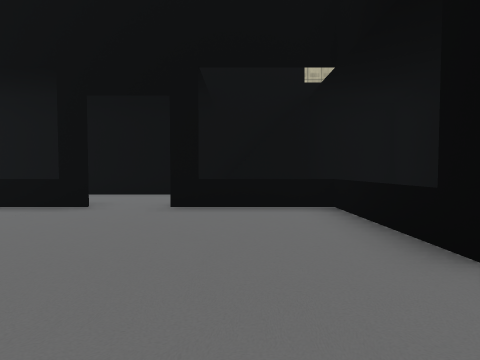
[1] (above)

24 first-person views from a walk through a 3-D level made in the Unity game engine. The camera is 1.3 m above the floor, tilts 2° down and sees 85° across. The floor is counted in squares, 2 m on a side. Each view is taken from the middle of a square. On the plan, view 1 faces up. The plan holds only what a view shows up to about 9 squares ahead; the rest is blank. The place goes on beyond the plan. Some animated figures are not drawn. Some surface patterns are stand-ins.

[2]
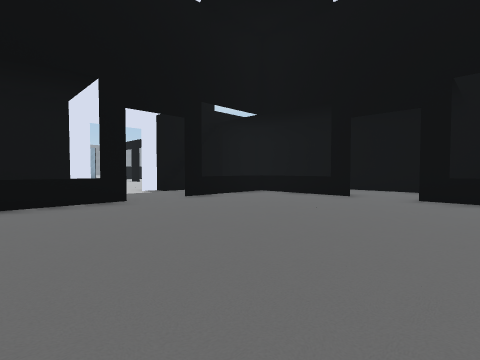

[3]
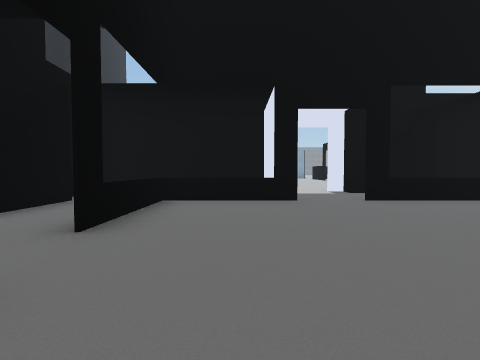

[4]
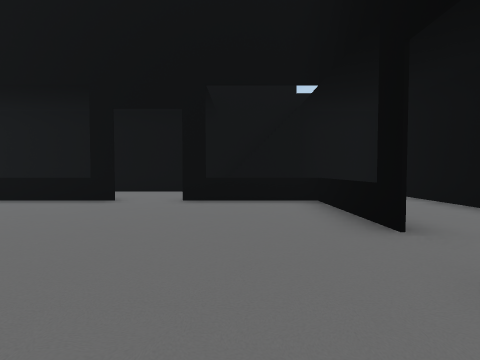

[5]
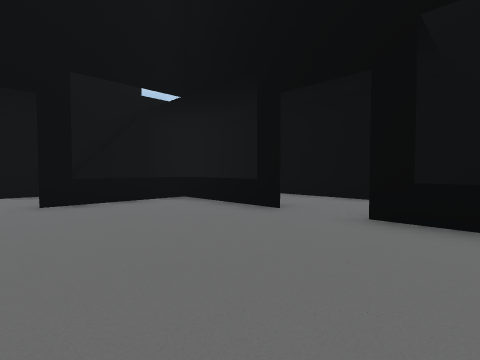

[6]
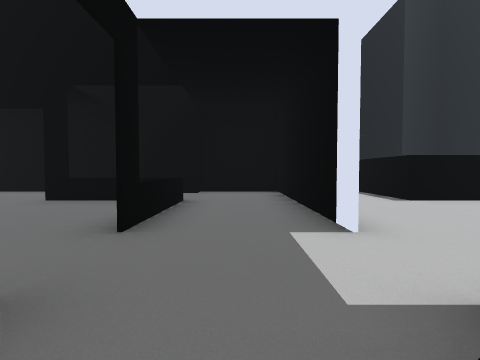

[7]
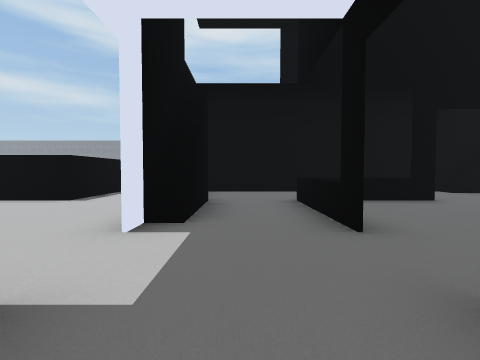

[8]
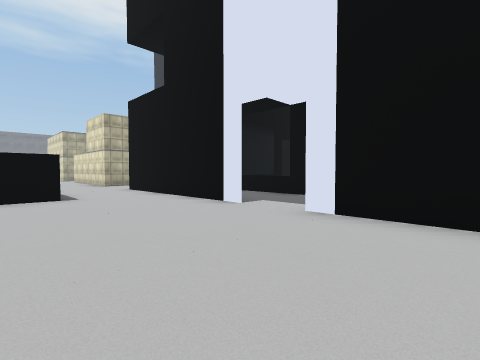

[9]
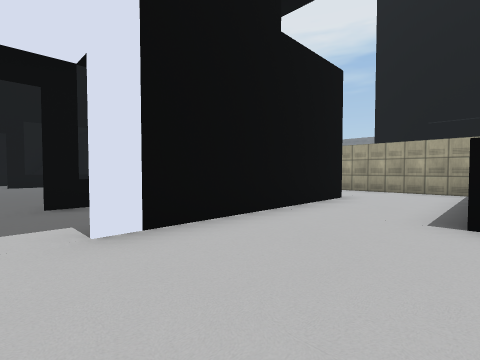

[10]
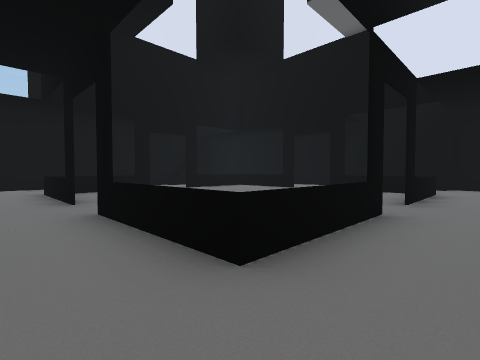

[11]
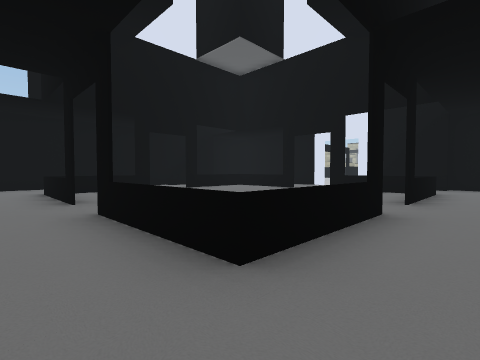

[12]
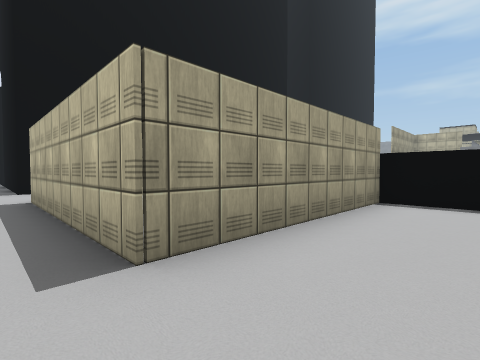

[13]
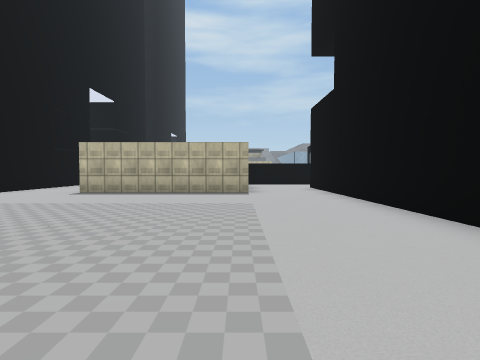

[14]
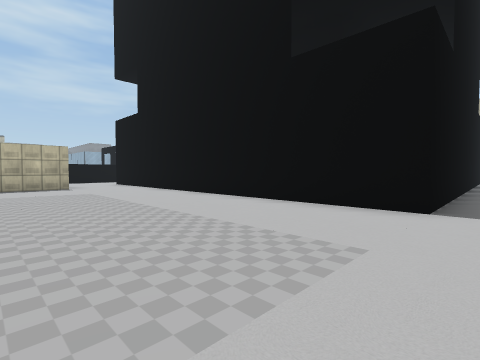

[15]
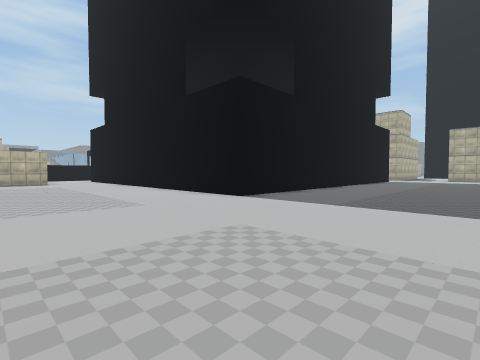

[16]
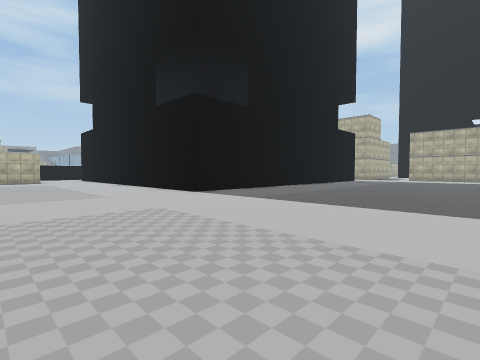

[17]
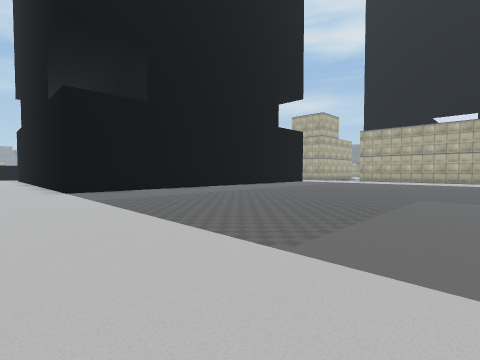

[18]
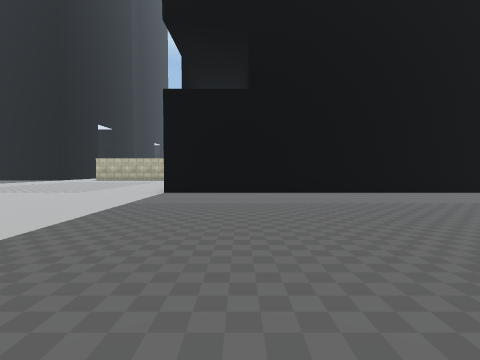

[19]
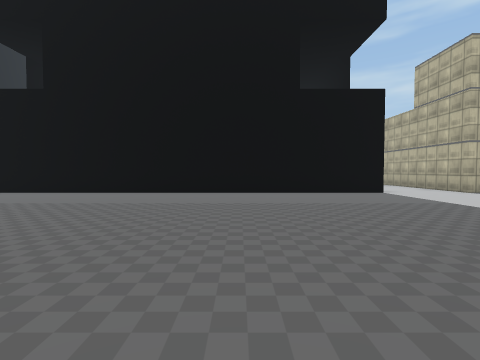

[20]
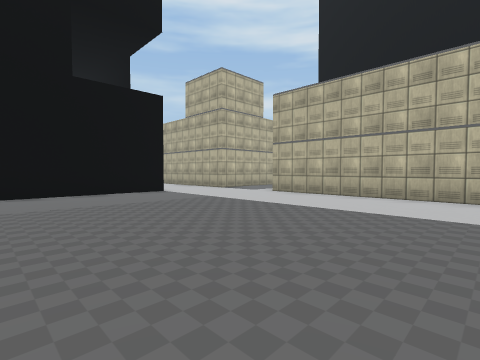

[21]
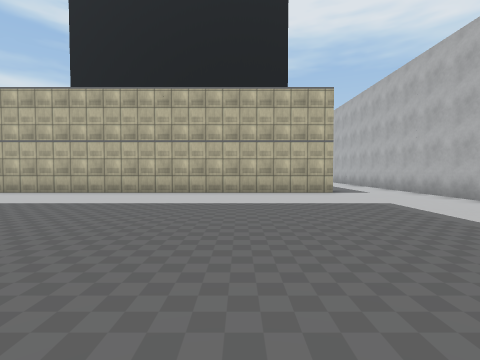

[22]
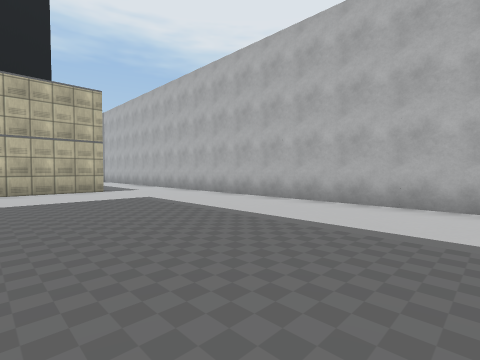

[23]
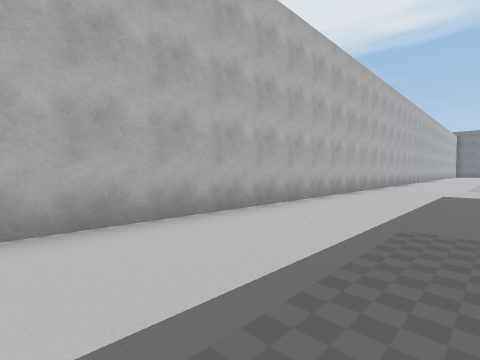

[24]
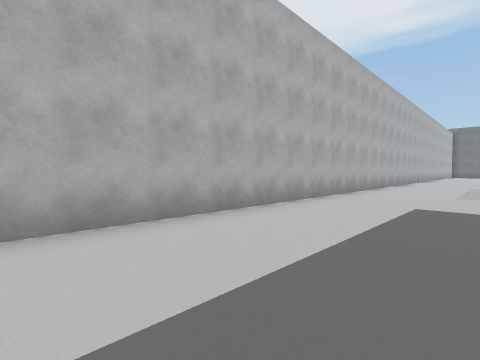

### Floor plan
Ten units are one square. View 1 is at (0, 0); x grows to the right and y downward. Boxes are objects, and circles mark ways between rooms. Rooms are numbered by the first view taken in them; rooms with no view inside come last. Other rooms are left out.
<svg viewBox="-129 -115 326 245">
<path fill="none" stroke="#000" d="M-57 -4 -57 27 -28 27M-26 -47 -57 -47 -57 -18M17 -16 17 -47 -13 -47M-13 27 17 27 17 -3M-58 -16 -58 -48M-82 -3 -82 35M-82 -32 -82 -18M-58 29 -58 -3M-82 -65 -82 -48M-65 -72 -80 -72M-83 -18 -83 -35M-124 27 -108 27 -108 55M-108 -47 -124 -47M-83 52 -83 -3M1 -72 -65 -72M-14 -48 18 -48M17 -28 17 -18M17 -3 17 27M-58 -48 -27 -48M42 35 42 -72 19 -72M43 -74 43 52 -70 52M43 -98 30 -98M169 -98 68 -98M192 96 192 -110M-83 -35 -83 -70M-108 -72 -108 -47M-108 55 -108 77 -57 77 -57 125M-82 35 -82 52 42 52 42 35"/>
<circle cx="-60" cy="-10" r="3" fill="#2a7"/>
<circle cx="-20" cy="-50" r="3" fill="#2a7"/>
<circle cx="20" cy="-10" r="3" fill="#2a7"/>
<circle cx="-20" cy="30" r="3" fill="#2a7"/>
<circle cx="-80" cy="-10" r="3" fill="#2a7"/>
<circle cx="-60" cy="-60" r="3" fill="#2a7"/>
<circle cx="-70" cy="40" r="3" fill="#2a7"/>
<circle cx="-95" cy="-45" r="3" fill="#2a7"/>
<circle cx="-95" cy="60" r="3" fill="#2a7"/>
<circle cx="30" cy="30" r="3" fill="#2a7"/>
<text x="-20" y="-10">1</text>
<text x="-70" y="-10">2</text>
<text x="-100" y="0">3</text>
<text x="10" y="-60">4</text>
<text x="90" y="-20">5</text>
<text x="-20" y="40">6</text>
</svg>
Room 1 opens to room 2. Room 1 opens to room 4. Room 1 opens to room 6. Room 2 opens to room 3. Room 2 opens to room 4. Room 2 opens to room 6. Room 3 opens to room 5. Room 4 opens to room 6.

Where each view was taken, in squares from view 1:
view 1: 0 up, 0 right, facing up
view 2: 2 down, 0 right, facing up-left
view 3: 1 down, 0 right, facing left
view 4: 1 down, 4 left, facing right
view 5: 1 up, 4 left, facing down-right
view 6: 3 up, 7 left, facing down
view 7: 1 down, 7 left, facing up
view 8: 2 down, 12 left, facing up-right
view 9: 1 up, 11 left, facing down-right
view 10: 6 up, 7 left, facing down-right
view 11: 6 up, 3 right, facing down-left
view 12: 6 down, 5 left, facing down-left
view 13: 8 down, 2 right, facing left
view 14: 10 down, 5 right, facing up-left
view 15: 10 down, 9 right, facing up-left
view 16: 10 down, 11 right, facing up-left
view 17: 7 down, 13 right, facing up-left
view 18: 3 down, 12 right, facing left
view 19: 3 up, 12 right, facing left
view 20: 3 up, 12 right, facing up-left
view 21: 2 up, 14 right, facing up
view 22: 1 up, 14 right, facing up-right
view 23: 3 up, 16 right, facing down-right
view 24: 0 up, 16 right, facing down-right
